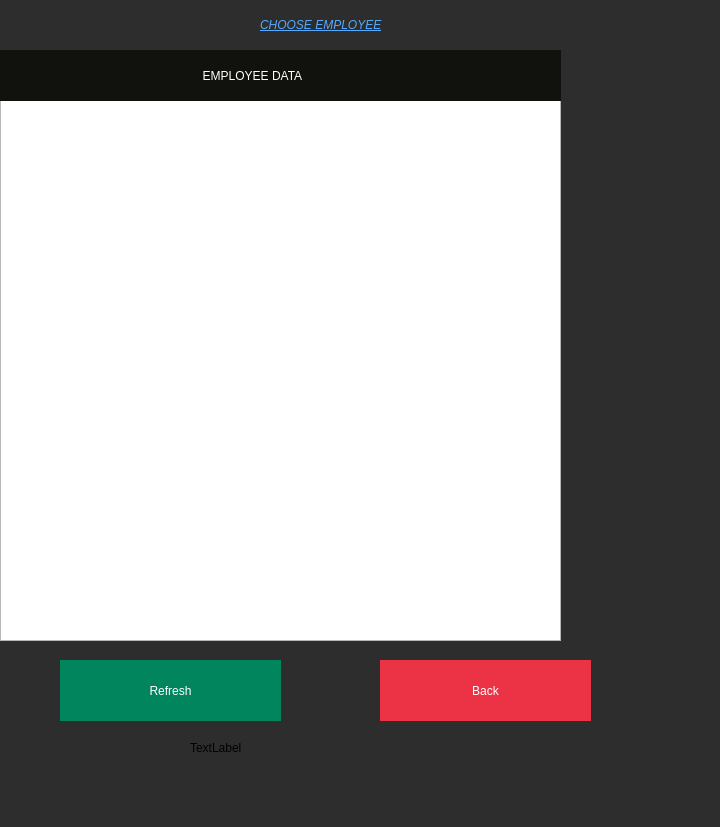
<?xml version="1.0" encoding="UTF-8"?>
<ui version="4.0">
 <class>Delete</class>
 <widget class="QDialog" name="Delete">
  <property name="geometry">
   <rect>
    <x>0</x>
    <y>0</y>
    <width>720</width>
    <height>827</height>
   </rect>
  </property>
  <property name="minimumSize">
   <size>
    <width>720</width>
    <height>480</height>
   </size>
  </property>
  <property name="windowTitle">
   <string>Dialog</string>
  </property>
  <property name="styleSheet">
   <string notr="true">#Delete
{
	background:#2D2D2D;
}

</string>
  </property>
  <widget class="QTableView" name="DeltableView">
   <property name="geometry">
    <rect>
     <x>0</x>
     <y>100</y>
     <width>561</width>
     <height>541</height>
    </rect>
   </property>
  </widget>
  <widget class="QLabel" name="label">
   <property name="geometry">
    <rect>
     <x>0</x>
     <y>50</y>
     <width>561</width>
     <height>51</height>
    </rect>
   </property>
   <property name="styleSheet">
    <string notr="true">#label
{
	color:white;
	background:#11110E;
padding-left:10px;
}</string>
   </property>
   <property name="text">
    <string>                                                         EMPLOYEE DATA</string>
   </property>
  </widget>
  <widget class="QLabel" name="label_5">
   <property name="geometry">
    <rect>
     <x>260</x>
     <y>0</y>
     <width>191</width>
     <height>51</height>
    </rect>
   </property>
   <property name="text">
    <string>&lt;html&gt;&lt;head/&gt;&lt;body&gt;&lt;p&gt;&lt;span style=&quot; font-style:italic; text-decoration: underline; color:#55aaff;&quot;&gt;CHOOSE  EMPLOYEE&lt;/span&gt;&lt;/p&gt;&lt;/body&gt;&lt;/html&gt;</string>
   </property>
  </widget>
  <widget class="QPushButton" name="BackB">
   <property name="geometry">
    <rect>
     <x>380</x>
     <y>660</y>
     <width>211</width>
     <height>61</height>
    </rect>
   </property>
   <property name="styleSheet">
    <string notr="true">#BackB
{
	background:#EC3245;
	border:none;
	color:white;
}

#BackB:hover
{
	background:#2d2d2d;
	border:2px solid #EC3245;
	color:#EC3245;
}</string>
   </property>
   <property name="text">
    <string>Back</string>
   </property>
  </widget>
  <widget class="QLabel" name="delconnlabel">
   <property name="geometry">
    <rect>
     <x>190</x>
     <y>732</y>
     <width>281</width>
     <height>31</height>
    </rect>
   </property>
   <property name="text">
    <string>TextLabel</string>
   </property>
  </widget>
  <widget class="QPushButton" name="Load">
   <property name="geometry">
    <rect>
     <x>60</x>
     <y>660</y>
     <width>221</width>
     <height>61</height>
    </rect>
   </property>
   <property name="styleSheet">
    <string notr="true">#Load
{
	background:#00855C;
	border:none;
	color:white;
}

#Load:hover
{
	background:#2D2D2D;
	border:2px solid #00855C;
	color:#00855C;
}</string>
   </property>
   <property name="text">
    <string>Refresh</string>
   </property>
  </widget>
 </widget>
 <resources/>
 <connections/>
</ui>
